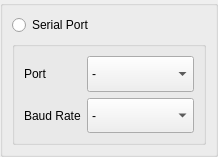
<?xml version="1.0" encoding="UTF-8"?>
<ui version="4.0">
 <class>ScannerComport</class>
 <widget class="QWidget" name="ScannerComport">
  <property name="geometry">
   <rect>
    <x>0</x>
    <y>0</y>
    <width>218</width>
    <height>157</height>
   </rect>
  </property>
  <property name="sizePolicy">
   <sizepolicy hsizetype="MinimumExpanding" vsizetype="MinimumExpanding">
    <horstretch>0</horstretch>
    <verstretch>0</verstretch>
   </sizepolicy>
  </property>
  <property name="minimumSize">
   <size>
    <width>0</width>
    <height>0</height>
   </size>
  </property>
  <property name="windowTitle">
   <string>Form</string>
  </property>
  <layout class="QGridLayout" name="gridLayout">
   <property name="margin">
    <number>0</number>
   </property>
   <property name="spacing">
    <number>0</number>
   </property>
   <item row="1" column="1">
    <widget class="QGroupBox" name="groupBox">
     <property name="sizePolicy">
      <sizepolicy hsizetype="MinimumExpanding" vsizetype="MinimumExpanding">
       <horstretch>0</horstretch>
       <verstretch>0</verstretch>
      </sizepolicy>
     </property>
     <property name="minimumSize">
      <size>
       <width>0</width>
       <height>0</height>
      </size>
     </property>
     <property name="title">
      <string/>
     </property>
     <layout class="QGridLayout" name="gridLayout_2">
      <item row="2" column="0" colspan="2">
       <widget class="QGroupBox" name="groupBox_Hider">
        <property name="sizePolicy">
         <sizepolicy hsizetype="MinimumExpanding" vsizetype="MinimumExpanding">
          <horstretch>0</horstretch>
          <verstretch>0</verstretch>
         </sizepolicy>
        </property>
        <property name="title">
         <string/>
        </property>
        <layout class="QVBoxLayout" name="verticalLayout">
         <item>
          <layout class="QFormLayout" name="formLayout_Settings">
           <property name="sizeConstraint">
            <enum>QLayout::SetNoConstraint</enum>
           </property>
           <property name="fieldGrowthPolicy">
            <enum>QFormLayout::ExpandingFieldsGrow</enum>
           </property>
           <property name="labelAlignment">
            <set>Qt::AlignLeading|Qt::AlignLeft|Qt::AlignVCenter</set>
           </property>
           <item row="1" column="0">
            <widget class="QLabel" name="label">
             <property name="sizePolicy">
              <sizepolicy hsizetype="MinimumExpanding" vsizetype="MinimumExpanding">
               <horstretch>0</horstretch>
               <verstretch>0</verstretch>
              </sizepolicy>
             </property>
             <property name="text">
              <string>Port</string>
             </property>
            </widget>
           </item>
           <item row="1" column="1">
            <widget class="QComboBox" name="comboBox_SerialPort">
             <property name="enabled">
              <bool>true</bool>
             </property>
             <property name="sizePolicy">
              <sizepolicy hsizetype="MinimumExpanding" vsizetype="MinimumExpanding">
               <horstretch>0</horstretch>
               <verstretch>0</verstretch>
              </sizepolicy>
             </property>
             <property name="minimumSize">
              <size>
               <width>0</width>
               <height>0</height>
              </size>
             </property>
             <property name="sizeAdjustPolicy">
              <enum>QComboBox::AdjustToContents</enum>
             </property>
             <item>
              <property name="text">
               <string>-</string>
              </property>
             </item>
            </widget>
           </item>
           <item row="2" column="0">
            <widget class="QLabel" name="label_2">
             <property name="sizePolicy">
              <sizepolicy hsizetype="MinimumExpanding" vsizetype="MinimumExpanding">
               <horstretch>0</horstretch>
               <verstretch>0</verstretch>
              </sizepolicy>
             </property>
             <property name="text">
              <string>Baud Rate</string>
             </property>
            </widget>
           </item>
           <item row="2" column="1">
            <widget class="QComboBox" name="comboBox_BaudRate">
             <property name="sizePolicy">
              <sizepolicy hsizetype="MinimumExpanding" vsizetype="MinimumExpanding">
               <horstretch>0</horstretch>
               <verstretch>0</verstretch>
              </sizepolicy>
             </property>
             <property name="minimumSize">
              <size>
               <width>0</width>
               <height>0</height>
              </size>
             </property>
             <item>
              <property name="text">
               <string>-</string>
              </property>
             </item>
            </widget>
           </item>
          </layout>
         </item>
        </layout>
       </widget>
      </item>
      <item row="0" column="0">
       <widget class="QRadioButton" name="radioButtonExpand">
        <property name="sizePolicy">
         <sizepolicy hsizetype="MinimumExpanding" vsizetype="Fixed">
          <horstretch>0</horstretch>
          <verstretch>0</verstretch>
         </sizepolicy>
        </property>
        <property name="text">
         <string>Serial Port</string>
        </property>
       </widget>
      </item>
     </layout>
    </widget>
   </item>
  </layout>
 </widget>
 <resources/>
 <connections/>
</ui>
